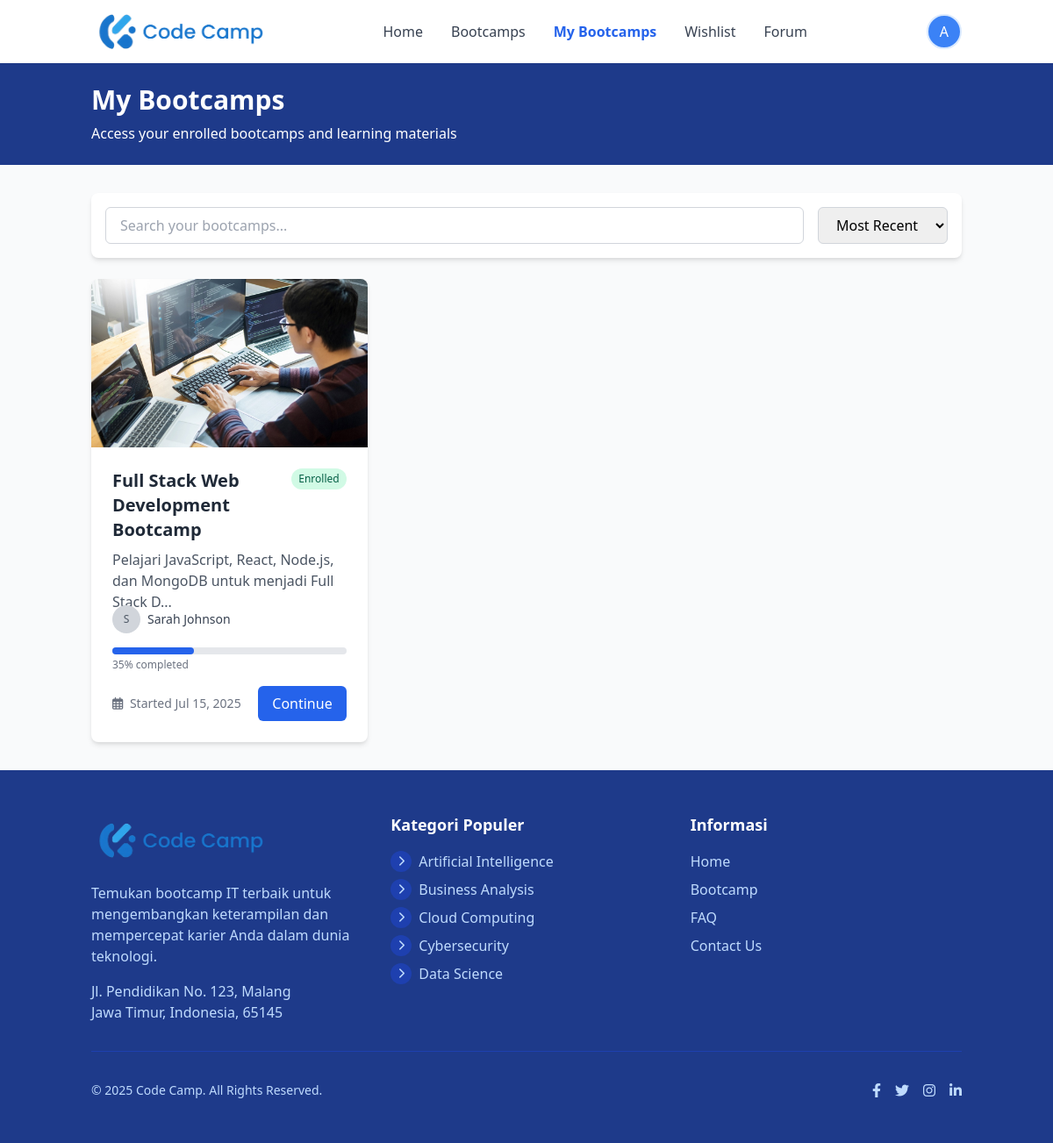
The app's page /index.php?action=my_bootcamps (signed in) with its own data.
### tables this page shows
CREATE TABLE IF NOT EXISTS bootcamps (
    id INT AUTO_INCREMENT PRIMARY KEY,
    title VARCHAR(255) NOT NULL,
    slug VARCHAR(255) NOT NULL UNIQUE,  
    description TEXT DEFAULT NULL,  
    category_id INT NOT NULL,
    instructor_name VARCHAR(100) NOT NULL,
    instructor_photo VARCHAR(255) DEFAULT NULL,  
    price DECIMAL(10, 2) NOT NULL DEFAULT 0.00,  
    discount_price DECIMAL(10, 2) DEFAULT NULL,  
    start_date DATE DEFAULT NULL,  
    duration VARCHAR(50) DEFAULT NULL,  
    image VARCHAR(255) DEFAULT NULL,  
    status ENUM('active', 'upcoming', 'closed', 'draft') DEFAULT 'draft',  
    featured TINYINT(1) DEFAULT 0,  
    max_participants INT DEFAULT NULL,  
    current_participants INT DEFAULT 0,  
    created_at DATETIME NOT NULL DEFAULT CURRENT_TIMESTAMP,  
    updated_at DATETIME DEFAULT CURRENT_TIMESTAMP ON UPDATE CURRENT_TIMESTAMP,  
    
     
    FOREIGN KEY (category_id) REFERENCES categories(id) ON DELETE RESTRICT ON UPDATE CASCADE,
    
     
    INDEX idx_bootcamps_slug (slug),
    INDEX idx_bootcamps_category (category_id),
    INDEX idx_bootcamps_status (status),
    INDEX idx_bootcamps_featured (featured),
    INDEX idx_bootcamps_start_date (start_date)
);

CREATE TABLE IF NOT EXISTS categories (
    id INT AUTO_INCREMENT PRIMARY KEY,
    name VARCHAR(100) NOT NULL UNIQUE,  
    slug VARCHAR(100) NOT NULL UNIQUE,  
    icon VARCHAR(255) DEFAULT NULL,  
    description TEXT DEFAULT NULL,  
    status ENUM('active', 'inactive') DEFAULT 'active',  
    sort_order INT DEFAULT 0,  
    created_at DATETIME NOT NULL DEFAULT CURRENT_TIMESTAMP,  
    updated_at DATETIME DEFAULT CURRENT_TIMESTAMP ON UPDATE CURRENT_TIMESTAMP,  
    
     
    INDEX idx_categories_slug (slug),
    INDEX idx_categories_status (status),
    INDEX idx_categories_sort (sort_order)
);

### controllers/BootcampController.php (called while the page is built, shortened)
<?php
require_once 'models/Bootcamp.php';
require_once 'models/Category.php';
require_once 'config/database.php';
class BootcampController {
    private $bootcamp;
    public function __construct() {
        $this->database = new Database();
        $this->db = $this->database->getConnection();
        $this->bootcamp = new Bootcamp($this->db);
    }
    public function myBootcamps() {
        $user_id = $_SESSION['user_id'];
        $page = isset($_GET['page']) ? (int)$_GET['page'] : 1;
        $limit = 8;
        $offset = ($page - 1) * $limit;
        $stmt = $this->bootcamp->getUserBootcamps($user_id, $limit, $offset);
        $bootcamps = $stmt->fetchAll(PDO::FETCH_ASSOC);
        include_once 'views/bootcamp/my_bootcamps.php';
    }
}
?>

### config/database.php (called while the page is built, shortened)
<?php
class Database {
    private $host;
    private $database_name;
    private $username;
    private $password;
    private $charset;
    public function __construct() {
        $this->host = $_ENV['DB_HOST'] ?? 'localhost';
        $this->database_name = $_ENV['DB_NAME'] ?? 'code_camp';
        $this->username = $_ENV['DB_USER'] ?? 'root';
        $this->password = $_ENV['DB_PASS'] ?? 'rahasia';
        $this->charset = 'utf8mb4';
    }
    public function getConnection() {
        $this->conn = null;
        try {
            $dsn = "mysql:host=" . $this->host . ";dbname=" . $this->database_name . ";charset=" . $this->charset;
            $options = [
                PDO::ATTR_ERRMODE => PDO::ERRMODE_EXCEPTION,
                PDO::ATTR_DEFAULT_FETCH_MODE => PDO::FETCH_ASSOC,
                PDO::ATTR_EMULATE_PREPARES => false,
                PDO::MYSQL_ATTR_INIT_COMMAND => "SET NAMES " . $this->charset . " COLLATE utf8mb4_unicode_ci"
            ];
            $this->conn = new PDO($dsn, $this->username, $this->password, $options);
            $this->conn->exec("SET time_zone = '+07:00'");
        } catch(PDOException $exception) {
            error_log("Database connection error: " . $exception->getMessage());
            if ($_ENV['APP_ENV'] === 'production') {
                throw new Exception("Database connection failed");
            } else {
                throw new Exception("Database connection error: " . $exception->getMessage());
            }
        }
        return $this->conn;
    }
}
?>

### models/BootCamp.php (called while the page is built, shortened)
<?php
require_once 'config/database.php';
class Bootcamp
{
    private $conn;
    private $table_name = "bootcamps";
    public function __construct($db)
    {
        $this->conn = $db;
    }
    public function getUserBootcamps($user_id, $limit = 10, $offset = 0)
    {
        $query = "SELECT DISTINCT b.*, c.name as category_name, o.created_at as order_date
            FROM " . $this->table_name . " b
            LEFT JOIN categories c ON b.category_id = c.id
            JOIN order_items oi ON b.id = oi.bootcamp_id
            JOIN orders o ON oi.order_id = o.id
            WHERE o.user_id = ? AND o.payment_status = 'completed'
            ORDER BY o.created_at DESC
            LIMIT ? OFFSET ?";
        $stmt = $this->conn->prepare($query);
        $stmt->bindParam(1, $user_id);
        $stmt->bindParam(2, $limit, PDO::PARAM_INT);
        $stmt->bindParam(3, $offset, PDO::PARAM_INT);
        $stmt->execute();
        return $stmt;
    }
}

### models/Category.php (called while the page is built, shortened)
<?php
require_once 'config/database.php';
class Category {
    private $conn;
    private $table_name = "categories";
    public function __construct($db) {
        $this->conn = $db;
    }
    public function readAll() {
        $query = "SELECT * FROM " . $this->table_name . " ORDER BY name ASC";
        $stmt = $this->conn->prepare($query);
        $stmt->execute();
        return $stmt;
    }
}
?>

### views/bootcamp/my_bootcamps.php (the view, shortened to what this page needs)
<?php
include_once 'views/includes/header.php';
?>
<div class="bg-blue-900 text-white py-6">
    <div class="container mx-auto px-4">
        <h1 class="text-3xl font-bold">My Bootcamps</h1>
        <p class="mt-2">Access your enrolled bootcamps and learning materials</p>
    </div>
</div>
<div class="container mx-auto px-4 py-8">
    <?php if (empty($bootcamps)): ?>
        <div class="bg-white rounded-lg shadow-md p-8 text-center">
            <div class="text-gray-500 mb-4">
                <i class="fas fa-graduation-cap text-6xl"></i>
            </div>
            <h2 class="text-2xl font-bold text-gray-800 mb-2">You haven't enrolled in any bootcamps yet</h2>
            <p class="text-gray-600 mb-6">Browse our catalog and find the perfect bootcamp to advance your skills.</p>
            <a href="index.php?action=bootcamps" class="px-6 py-3 bg-blue-600 text-white font-medium rounded-md hover:bg-blue-700 transition-colors inline-block">
                Browse Bootcamps
            </a>
        </div>
    <?php else: ?>
        <div class="bg-white rounded-lg shadow-md p-4 mb-6">
            <div class="flex flex-col md:flex-row md:items-center justify-between gap-4">
                <div class="flex-grow">
                    <input type="text" id="searchBootcamps" placeholder="Search your bootcamps..."
                        class="w-full px-4 py-2 border border-gray-300 rounded-md focus:outline-none focus:ring-2 focus:ring-blue-500">
                </div>
                <div class="flex gap-2">
                    <select id="sortBootcamps" class="px-4 py-2 border border-gray-300 rounded-md focus:outline-none focus:ring-2 focus:ring-blue-500">
                        <option value="recent">Most Recent</option>
                    </select>
                </div>
            </div>
        </div>
        <div class="grid grid-cols-1 md:grid-cols-2 lg:grid-cols-3 gap-6" id="bootcampCards">
            <?php foreach ($bootcamps as $bootcamp): ?>
                <div class="bg-white rounded-lg overflow-hidden shadow-md hover:shadow-lg transition-shadow duration-300">
                    <?php if (!empty($bootcamp['image'])): ?>
                        <img src="assets/images/ngoding.jpg"
                            alt="<?php echo htmlspecialchars($item['title']); ?>"
                            class="w-full h-48 object-cover">
                    <?php else: ?>
                        <div class="w-full h-48 bg-gray-200 flex items-center justify-center">
                            <span class="text-gray-500">No image available</span>
                        </div>
                    <?php endif; ?>
                    <div class="p-6">
                        <div class="flex justify-between items-start mb-2">
                            <h3 class="text-xl font-bold text-gray-800">
                                <?php echo htmlspecialchars($bootcamp['title']); ?>
                            </h3>
                            <span class="inline-block px-2 py-1 bg-green-100 text-green-800 text-xs font-medium rounded-full">
                                Enrolled
                            </span>
                        </div>
                        <p class="text-gray-600 mb-4 line-clamp-2 h-12">
                            <?php echo htmlspecialchars(substr($bootcamp['description'], 0, 75)) . '...'; ?>
                        </p>
                        <div class="flex items-center mb-4">
                            <?php if (!empty($bootcamp['instructor_photo'])): ?>
                                <div class="w-8 h-8 rounded-full bg-gray-300 flex items-center justify-center mr-2">
                                    <span class="text-gray-600 text-xs font-medium">
                                        <?php echo strtoupper(substr($bootcamp['instructor_name'], 0, 1)); ?>
                                    </span>
                                </div>
                            <?php endif; ?>
                            <span class="text-sm text-gray-700">
                                <?php echo htmlspecialchars($bootcamp['instructor_name']); ?>
                            </span>
                        </div>
                        <div class="mb-4">
                            <div class="h-2 bg-gray-200 rounded-full">
                                <div class="h-2 bg-blue-600 rounded-full" style="width: 35%;"></div>
                            </div>
                            <div class="text-xs text-gray-500 mt-1">35% completed</div>
                        </div>
                        <div class="flex items-center justify-between">
                            <span class="text-sm text-gray-500">
                                <i class="far fa-calendar-alt mr-1"></i>
                                Started <?php echo date('M d, Y', strtotime($bootcamp['start_date'])); ?>
                            </span>
                            <a href="index.php?action=bootcamp_detail&id=<?php echo $bootcamp['id']; ?>"
                                class="px-4 py-2 bg-blue-600 text-white rounded-md hover:bg-blue-700 transition-colors">
                                Continue
                            </a>
                        </div>
                    </div>
                </div>
            <?php endforeach; ?>
        </div>
    <?php endif; ?>
</div>
<?php
include_once 'views/includes/footer.php';
?>

### views/includes/footer.php (shortened to what this page needs)
<?php
if (!isset($categories)) {
    require_once (isset($base_url) ? $base_url : '') . 'config/database.php';
    require_once (isset($base_url) ? $base_url : '') . 'models/Category.php';
    $database = new Database();
    $db = $database->getConnection();
    $category = new Category($db);
    $categoryStmt = $category->readAll();
    $categories = $categoryStmt->fetchAll(PDO::FETCH_ASSOC);
}
?>
    <footer class="bg-blue-900 text-white">
        <div class="container mx-auto px-4 py-12">
            <div class="grid grid-cols-1 md:grid-cols-3 gap-8">
                <div>
                    <div class="flex items-center mb-4">
                        <img src="<?php echo isset($base_url) ? $base_url : ''; ?>assets/images/logo.png" alt="Logo" class="h-16 hidden md:block">
                    </div>
                    <p class="text-blue-200 mb-4">Temukan bootcamp IT terbaik untuk mengembangkan keterampilan dan mempercepat karier Anda dalam dunia teknologi.</p>
                    <p class="text-blue-200">Jl. Pendidikan No. 123, Malang<br>Jawa Timur, Indonesia, 65145</p>
                </div>
                <div>
                    <h3 class="text-lg font-bold mb-4">Kategori Populer</h3>
                    <ul class="space-y-2">
                        <?php foreach (array_slice($categories, 0, 5) as $category): ?>
                            <li class="flex items-center">
                                <div class="w-6 h-6 mr-2 bg-blue-800 rounded-full flex items-center justify-center">
                                    <?php
                                    $icon_path = null;
                                    if ($icon_path): ?>
                                        <img src="<?php echo $icon_path; ?>" alt="<?php echo htmlspecialchars($category['name']); ?>" class="w-4 h-4 object-contain filter brightness-0 invert">
                                    <?php else: ?>
                                        <i class="fas fa-chevron-right text-blue-200 text-xs"></i>
                                    <?php endif; ?>
                                </div>
                                <a href="<?php echo isset($base_url) ? $base_url : ''; ?>index.php?action=bootcamp_category&id=<?php echo $category['id']; ?>" class="text-blue-200 hover:text-white transition-colors">
                                    <?php echo htmlspecialchars($category['name']); ?>
                                </a>
                            </li>
                        <?php endforeach; ?>
                    </ul>
                </div>
                <div>
                    <h3 class="text-lg font-bold mb-4">Informasi</h3>
                    <ul class="space-y-2">
                        <li><a href="<?php echo isset($base_url) ? $base_url : ''; ?>index.php" class="text-blue-200 hover:text-white">Home</a></li>
                        <li><a href="<?php echo isset($base_url) ? $base_url : ''; ?>index.php?action=bootcamps" class="text-blue-200 hover:text-white">Bootcamp</a></li>
                        <li><a href="#" class="text-blue-200 hover:text-white">FAQ</a></li>
                        <li><a href="#" class="text-blue-200 hover:text-white">Contact Us</a></li>
                    </ul>
                </div>
            </div>
            <div class="border-t border-blue-800 mt-8 pt-8 flex flex-col md:flex-row justify-between items-center">
                <p class="text-blue-200 text-sm">&copy; 2025 Code Camp. All Rights Reserved.</p>
                <div class="flex space-x-4 mt-4 md:mt-0">
                    <a href="#" class="text-blue-200 hover:text-white">
                        <i class="fab fa-facebook-f"></i>
                    </a>
                    <a href="#" class="text-blue-200 hover:text-white">
                        <i class="fab fa-twitter"></i>
                    </a>
                    <a href="#" class="text-blue-200 hover:text-white">
                        <i class="fab fa-instagram"></i>
                    </a>
                    <a href="#" class="text-blue-200 hover:text-white">
                        <i class="fab fa-linkedin-in"></i>
                    </a>
                </div>
            </div>
        </div>
    </footer>
</body>
</html>

### assets/css/custom.css (style rules this page uses)
body { font-family: 'Inter', sans-serif; }

### records on screen
bootcamps: title "Full Stack Web Development Bootcamp", description "Pelajari JavaScript, React, Node.js, dan MongoDB untuk menjadi Full Stack D", instructor_name "S", instructor_name "Sarah Johnson", start_date "Jul 15, 2025"
categories: name "Artificial Intelligence"
categories: name "Business Analysis"
categories: name "Cloud Computing"
categories: name "Cybersecurity"
categories: name "Data Science"

### other values on screen
substr($user_name, 0, 1) "A"
